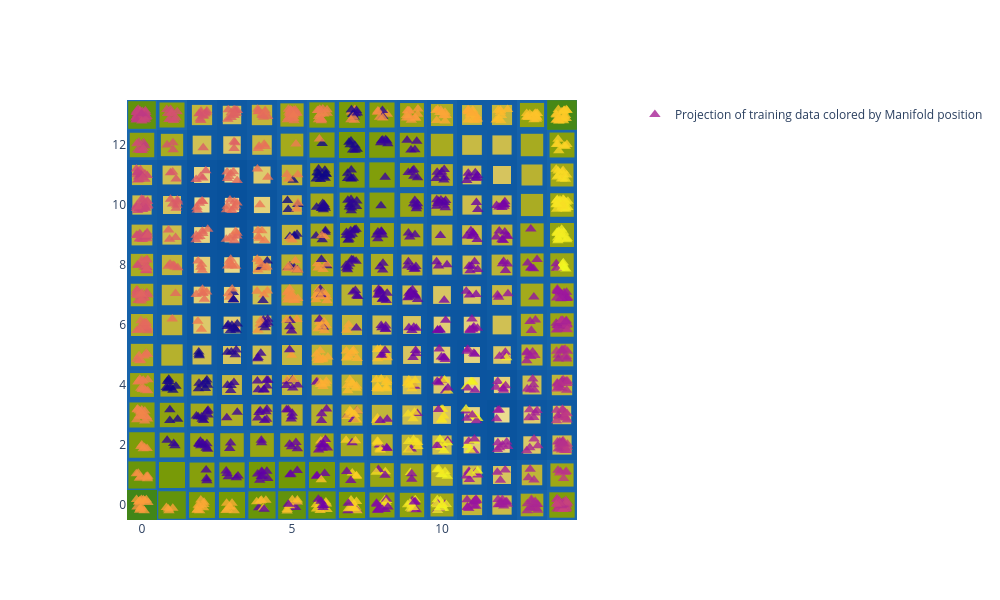

Write notebook code for a chart like this one.
### Code cell
basin.pond() \
    .pad_layer(gap="nogap") \
    .attraction_layer(X_scaled, marker=dict(color=y, colorscale="plasma", symbol="triangle-up", opacity=.8), name="Projection of training data colored by Manifold position") \
    .visualize(width=1000, height=600);
